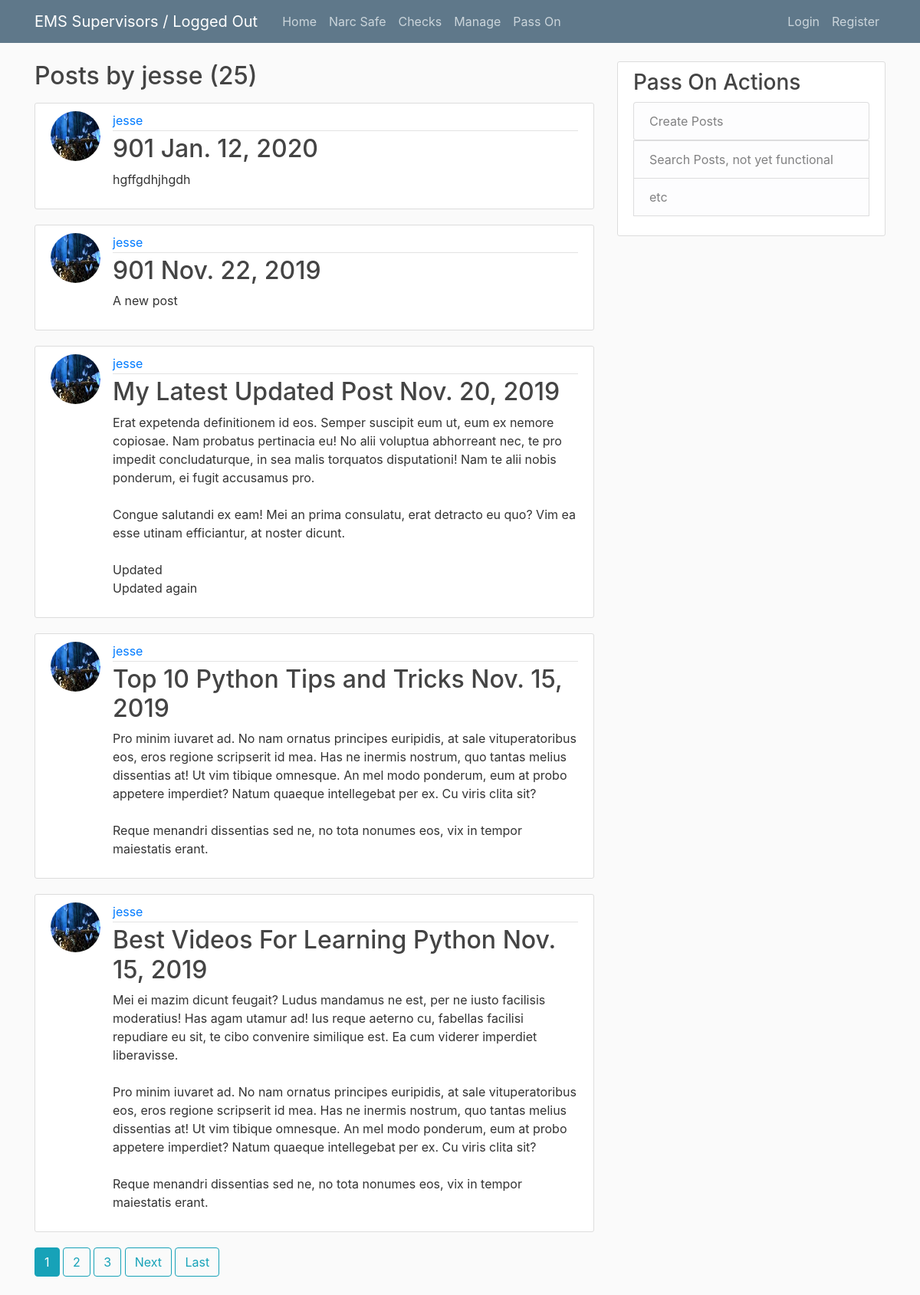
Page /user/jesse/ on the earlier database version.
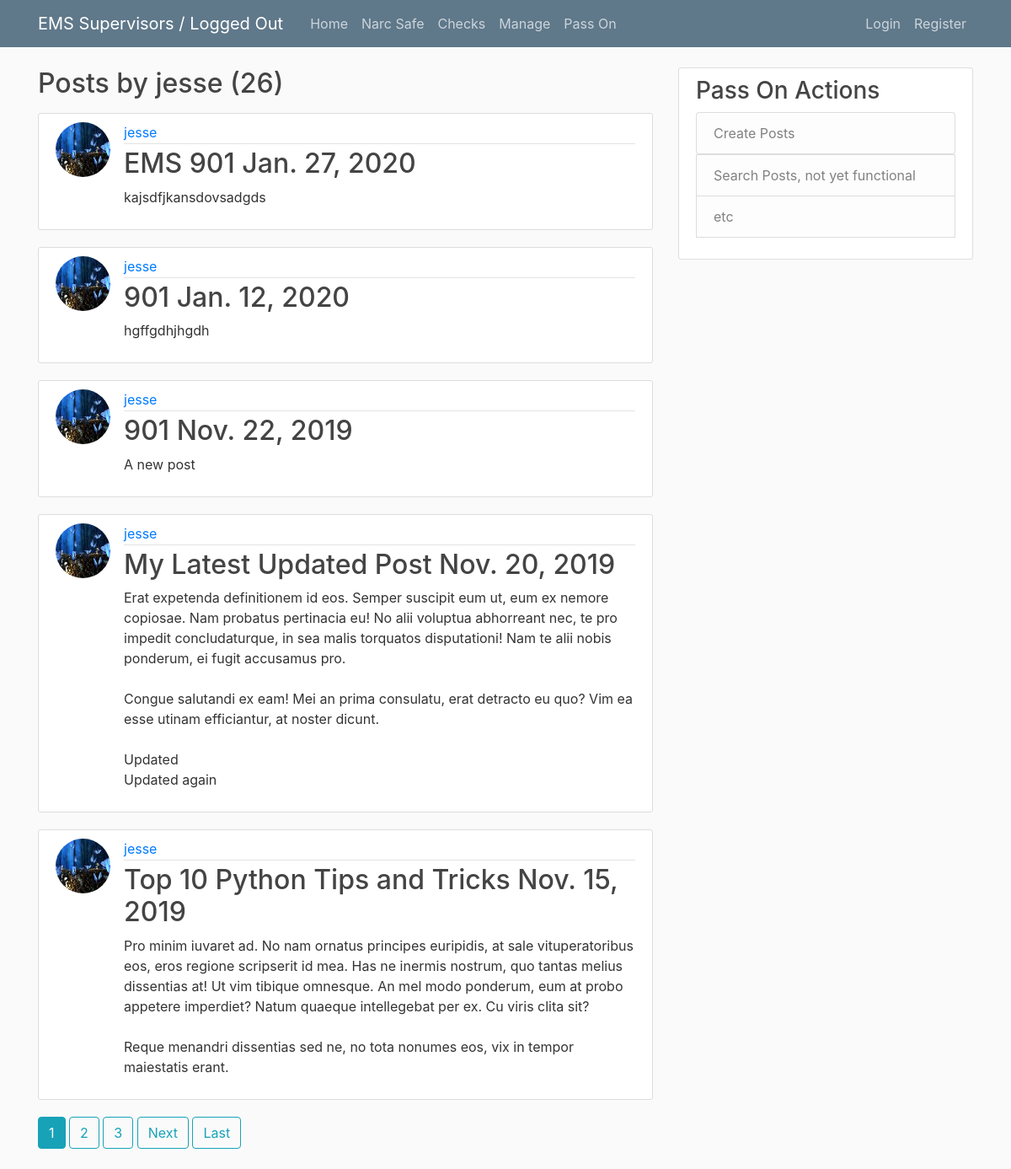
Same page on the later database version.
### blog/models.py (models this page shows, shortened)
class Post(models.Model):
    TITLE_CHOICES = (('EMS 901', 'EMS 901'), ('EMS 902', 'EMS 902'))
    title = models.CharField(max_length=100, choices=TITLE_CHOICES)
    content = models.TextField()
    date_posted = models.DateTimeField(auto_now=True)
    author = models.ForeignKey(User, on_delete=models.PROTECT)

### components/models.py (models this page shows, shortened)
class UserProfile(models.Model):
    user = models.OneToOneField(User, on_delete=models.CASCADE)
    image = models.ImageField(default='default.jpg', upload_to='profile_pics')

### blog/views.py (the view)
# urls.py: path('user/<str:username>/', UserPostListView.as_view(), name='user_posts'),
class UserPostListView(ListView): #Blog page for a specific user
    model = Post
    template_name = 'blog/user_posts.html'
    context_object_name = 'posts'
    ordering = ['-date_posted']
    paginate_by = 5
    def get_queryset(self):
        user = get_object_or_404(User, username=self.kwargs.get('username'))
        return Post.objects.filter(author=user).order_by('-date_posted')

### templates/blog/user_posts.html (shortened to what this page needs)
{% extends 'blog/blog_base.html' %}
{% block content %}
<div>
    <h2 class="mb-3" >Posts by {{ view.kwargs.username }} ({{ page_obj.paginator.count }}) </h2>
    {% for post in posts %}
        <article class="media content-section">
            <img class="rounded-circle article-img" src="{{ post.author.userprofile.image.url }}">
            <div class="media-body">
                <div class="article-metadata">
                <a class="mr-2" href="{% url 'user_posts' post.author.username %}">{{ post.author }}</a>
                </div>
                <h2><a class="article-title" href="{% url 'blog_detail' post.id %}">{{ post.title }} {{ post.date_posted|date:"DATE_FORMAT" }}</a></h2>
                <p class="article-content">{{ post.content }}</p>
            </div>
            </article>
    {% endfor %}
    {% if is_paginated %}
        {% for num in page_obj.paginator.page_range %}
            {% if page_obj.number == num %}
                <a class="btn btn-info mb-4" href="?page={{ num }}">{{ num }}</a>
            {% elif num > page_obj.number|add:'-3' and num < page_obj.number|add:'3'%}
                <a class="btn btn-outline-info mb-4" href="?page={{ num }}">{{ num }}</a>
            {% endif %}
        {% endfor %}
        {% if page_obj.has_next %}
        <a class="btn btn-outline-info mb-4" href="?page={{ page_obj.next_page_number }}">Next</a>
        <a class="btn btn-outline-info mb-4" href="?page={{ page_obj.paginator.num_pages }}">Last</a>
    {% endif %}
    {% endif %}
</div>
{% endblock %}

Differences in the rows shown:
no longer on this page (row unchanged): Post: author.userprofile.image (picture), author "jesse", title "Best Videos For Learning Python", date_posted "Nov. 15, 2019", content "Mei ei mazim dicunt feugait? Ludus mandamus ne est, per ne iusto facilisis moderatius! Has agam utamur ad! Ius reque aeterno cu, fabellas facilisi repudiare eu sit, te cibo convenire similique est. Ea cum viderer imperdiet liberavisse. Pro minim iuvaret ad. No nam ornatus principes euripidis, at sale vituperatoribus eos, eros regione scripserit id mea. Has ne inermis nostrum, quo tantas melius dissentias at! Ut vim tibique omnesque. An mel modo ponderum, eum at probo appetere imperdiet? Natum quaeque intellegebat per ex. Cu viris clita sit? Reque menandri dissentias sed ne, no tota nonumes eos, vix in tempor maiestatis erant."
added Post: author.userprofile.image (picture), author "jesse", title "EMS 901", date_posted "Jan. 27, 2020", content "kajsdfjkansdovsadgds"
Other differences:
{{ page_obj.paginator.count }}: "25" → "26"
